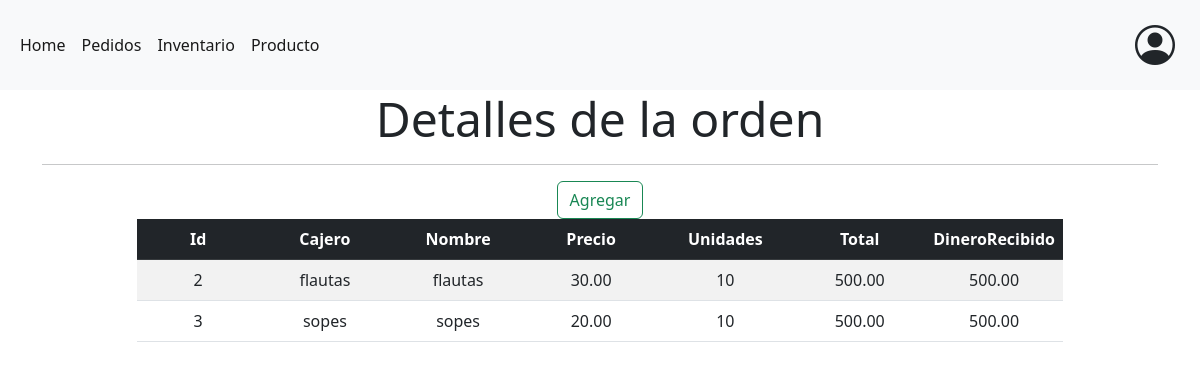
/pedido/detalle&id=5 (signed in), run on the app's committed database.
### tables this page shows
CREATE TABLE `orden` (
  `Id` int(255) NOT NULL,
  `PedidoId` int(255) NOT NULL,
  `ProductoId` int(255) NOT NULL,
  `Unidades` int(11) NOT NULL,
  `FechaCreacion` timestamp NOT NULL DEFAULT current_timestamp() ON UPDATE current_timestamp()
);

CREATE TABLE `productos` (
  `Id` int(255) NOT NULL,
  `Nombre` varchar(255) DEFAULT NULL,
  `Precio` decimal(9,2) NOT NULL,
  `Imagen` varchar(400) NOT NULL,
  `Stock` int(255) NOT NULL,
  `FechaCrecion` timestamp NOT NULL DEFAULT current_timestamp()
);

CREATE TABLE `pedidos` (
  `Id` int(255) NOT NULL,
  `UsuarioId` int(255) NOT NULL,
  `Total` decimal(9,2) NOT NULL,
  `DineroRecibido` decimal(9,2) NOT NULL,
  `Fecha` timestamp NOT NULL DEFAULT current_timestamp()
);

### config/db.php (called while the page is built)
<?php
class Database{
	public static function connect(){
		$db = new mysqli('localhost', 'root', '', 'restaurantes');
		$db->query("SET NAMES 'utf8'");
		return $db;
	}
}

### models/pedido.php (called while the page is built, shortened)
<?php
class Pedido
{
	private $db;
	public function __construct()
	{
		$this->db = Database::connect();
	}
	public function getProductosByPedido($id)
	{
		$sql = "SELECT productos.Id, productos.Nombre,productos.Precio,
		orden.Unidades, pedidos.Total, pedidos.DineroRecibido, orden.PedidoId as 'IdO' FROM orden
		INNER JOIN pedidos on orden.PedidoId = pedidos.Id
		INNER JOIN productos on orden.ProductoId = productos.Id where orden.PedidoId = {$id};";
		$productos = $this->db->query($sql);
		return $productos;
	}
}

### views/pedido/detalle.php (the view)
<div class="container-fluid text-center">
    <div class="container">
        <h1 class="display-5">Detalles de la orden</h1>
        <hr>
        <div>
            <a type="submit" class="btn btn-outline-success rounded" href="<?= base_url . 'inventario/crear' ?>">Agregar</a>
        </div>
    </div>
    <div class="text-center container">
        <div class="row justify-content-center">
            <div class="col-10">
                <table class="table table-striped">
                    <thead class="table table-dark">
                        <tr class="row-cols-6">
                            <th scope="col">Id</th>
                            <th scope="col">Cajero</th>
                            <th scope="col">Nombre</th>
                            <th scope="col">Precio</th>
                            <th scope="col">Unidades</th>
                            <th scope="col">Total</th>
                            <th scope="col">DineroRecibido</th>
                        </tr>
                    </thead>
                    <tbody>
                        <?php while ($items = $productos->fetch_object()) { ?>
                            <tr class="row-cols-6">
                                <td classs="col"><?= $items->Id ?></td>
                                <td classs="col"><?= $items->Nombre ?></td>
                                <td classs="col"><?= $items->Nombre ?></td>
                                <td classs="col"><?= $items->Precio ?></td>
                                <td classs="col"><?= $items->Unidades ?></td>
                                <td classs="col"><?= $items->Total ?></td>
                                <td classs="col"><?= $items->DineroRecibido ?></td>
                                <?php } ?>
                    </tbody>
                </table>
            </div>
        </div>
    </div>
</div>

### wwwroot/css/site.css (style rules this page uses)
@media (min-width: 768px) { html { font-size: 16px; } }
html { position: relative; min-height: 100%; }
body { margin-bottom: 30px; }

### data on the page
orden: ProductoId.Id "2", ProductoId.Nombre "flautas", ProductoId.Precio "30.00", Unidades "10", PedidoId.Total "500.00", PedidoId.DineroRecibido "500.00"
orden: ProductoId.Id "3", ProductoId.Nombre "sopes", ProductoId.Precio "20.00", Unidades "10", PedidoId.Total "500.00", PedidoId.DineroRecibido "500.00"
